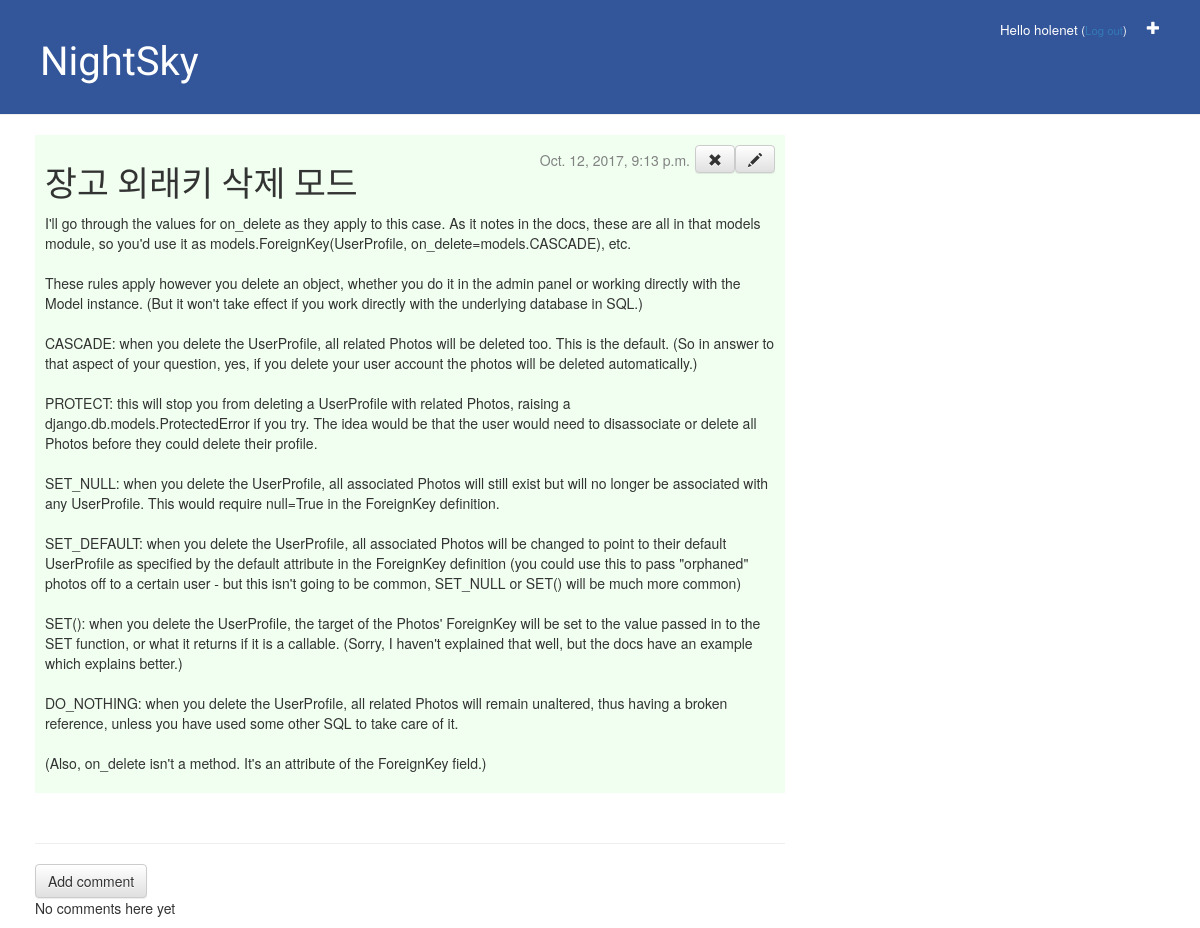
The app's page /cloud/post/4/ (signed in) with its own data.
### cloud/models.py (models this page shows, shortened)
class Post(models.Model):
    author = models.ForeignKey('auth.User')
    title = models.CharField(max_length=200)
    text = models.TextField()
    published_date = models.DateTimeField(default=timezone.now)

### cloud/views.py (the view)
# urls.py: url(r'^post/(?P<post_id>[0-9]+)/$', views.post_detail, name='post_detail'),
@login_required
def post_detail(request, post_id):
    post = get_object_or_404(Post, pk=post_id)
    if 'JSON' in request.GET:
        data = dict(
            title=post.title,
            author=str(post.author),
        )
        return JsonResponse(data, safe=False)
    else:
        return render(request, 'cloud/post_detail.html', {'post': post})

### templates/cloud/post_detail.html (shortened to what this page needs)
{% extends 'cloud/base.html' %}
{% block content %}
	<div class="post">
		{% if user.is_authenticated %}
			<a class="btn btn-default" style="float: right" href="{% url 'cloud:post_edit' post_id=post.pk %}"><span class="glyphicon glyphicon-pencil"></span></a>
			<a class="btn btn-default" style="float: right" href="{% url 'cloud:post_delete' post_id=post.pk %}"><span class="glyphicon glyphicon-remove"></span></a>
		{% endif %}
		{% if post.published_date %}
			<div class="date">
				{{ post.published_date }}
			</div>
		{% endif %}
		<h1>{{ post.title }}</h1>
		<p>{{ post.text|linebreaksbr }}</p>
	</div>
	<hr>
	<a class="btn btn-default" href="{% url 'cloud:add_comment_to_post' post_id=post.pk %}">Add comment</a>
	{% for comment in post.comments.all %}
		<div class="comment">
			<div class="date">
				{{ comment.created_date }}
				<a class="btn btn-default" href="{% url 'cloud:comment_delete' comment_id=comment.pk %}"><span class="glyphicon glyphicon-remove"></span></a>
			</div>
			<strong>{{ comment.author }}</strong>
			<p>{{ comment.text }}</p>
		</div>
	{% empty %}
		<p>No comments here yet</p>
	{% endfor %}
{% endblock %}

### templates/cloud/base.html (shortened to what this page needs)
{% load staticfiles %}
<html>
	<head>
		<link rel="stylesheet" href="//maxcdn.bootstrapcdn.com/bootstrap/3.2.0/css/bootstrap.min.css">
		<link rel="stylesheet" href="//maxcdn.bootstrapcdn.com/bootstrap/3.2.0/css/bootstrap-theme.min.css">
		<link rel="stylesheet" href="{% static 'style/style.css' %}">
	</head>
	<body>
		<div class="page-header">
			{% if user.is_authenticated %}
				<a href="{% url 'cloud:post_new' %}" class="top-menu"><span class="glyphicon glyphicon-plus"></span></a>
				<p class="top-menu">Hello {{ user.username }} <small>(<a href="{% url 'logout' %}">Log out</a>)</small></p>
			{% else %}
				<a href="{% url 'login' %}" class="top-menu"><span class="glyphicon glyphicon-lock"></span></a>
			{% endif %}
			<h1><a href="{% url 'cloud:post_list' %}">NightSky</a></h1>
		</div>
		<div class="content container">
			<div class="row">
				<div class="col-md-8">
				{% block content %}
				{% endblock %}
				</div>
			</div>
		</div>
	</body>
</html>

### cloud/static/style/style.css (style rules this page uses)
.page-header { background-color: #335599; margin-top: 0; padding: 20px 20px 20px 40px; }
.page-header h1, .page-header h1 a, .page-header h1 a:visited, .page-header h1 a:active { color: #ffffff; font-size: 30pt; text-decoration: none; }
.content { margin-left: 20px; }
h1 { font-size: 26pt; }
h1, h2, h3, h4 { font-family: 'Lobster', cursive; }
.date { color: #828282; float: right; padding: 5px; }
.top-menu, .top-menu:hover, .top-menu:visited { color: #ffffff; float: right; font-size: 10pt; margin-right: 20px; }
.post { background-color: honeydew; padding: 10px; margin-bottom: 50px; }

### records on screen
Post: published_date "Oct. 12, 2017, 9:13 p.m.", title "장고 외래키 삭제 모드", text "I'll go through the values for on_delete as they apply to this case. As it notes in the docs, these are all in that models module, so you'd use it as models.ForeignKey(UserProfile, on_delete=models.CASCADE), etc. These rules apply however you delete an object, whether you do it in the admin panel or working directly with the Model instance. (But it won't take effect if you work directly with the underlying database in SQL.) CASCADE: when you delete the UserProfile, all related Photos will be deleted too. This is the default. (So in answer to that aspect of your question, yes, if you delete your user account the photos will be deleted automatically.) PROTECT: this will stop you from deleting…"

### other values on screen
{{ user.username }} "holenet"
